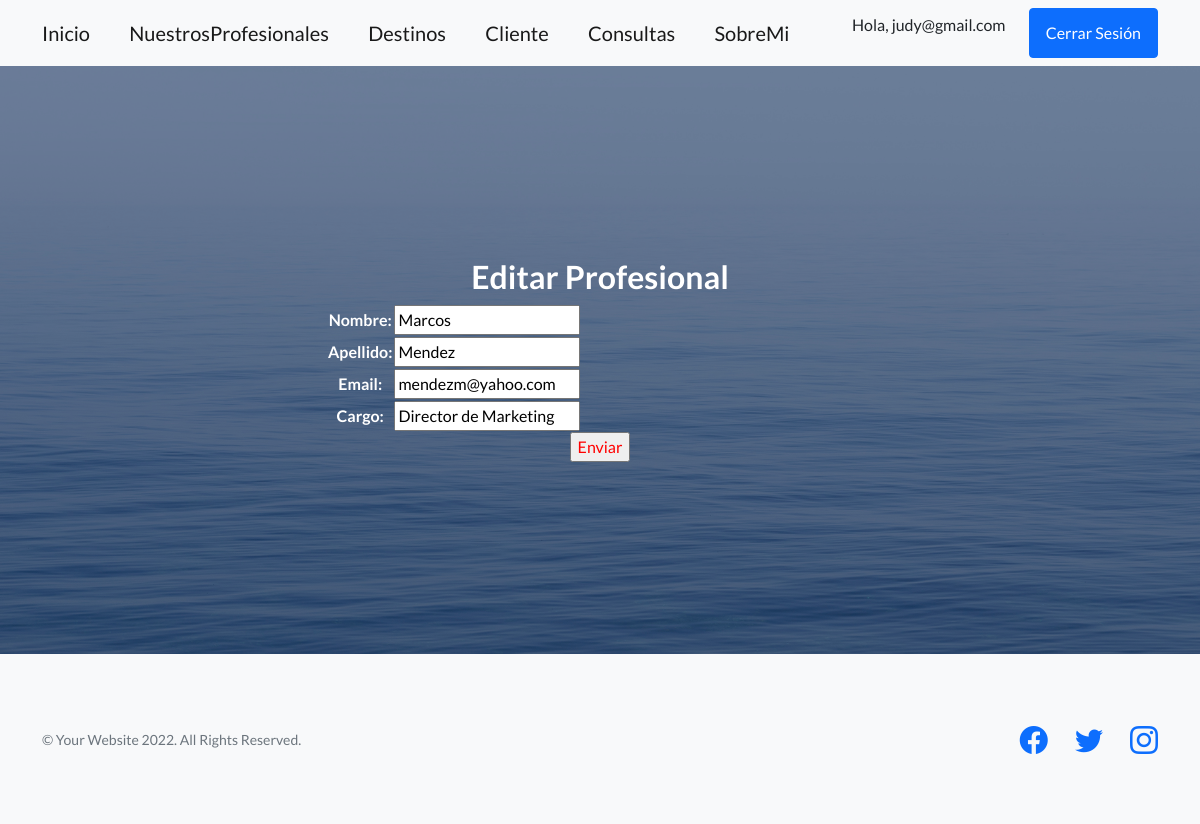
Page /Turismo/editarProfes/Marcos (signed in) on the committed database.
### Turismo/models.py (models this page shows, shortened)
class Profesionales(models.Model):
    nombre = models.CharField(max_length=40)
    apellido = models.CharField(max_length=40)
    email = models.EmailField()
    cargo = models.CharField(max_length=40, default="")
    class Meta:
        verbose_name_plural = "Profesionales"

### Turismo/views.py (the view)
# urls.py: path('editarProfes/<profesional_nombre>', views.editarProfesionales, name="EditarProfes"),
@login_required
def editarProfesionales(request, profesional_nombre):
    profesionales = Profesionales.objects.get(nombre = profesional_nombre)
    if request.method == "POST":
        miFormulario = ProfesionalesFormulario(request.POST)
        if miFormulario.is_valid():
            informacion = miFormulario.cleaned_data
            profesionales.nombre = informacion['nombre']
            profesionales.apellido = informacion['apellido']
            profesionales.email = informacion['email']
            profesionales.cargo = informacion['cargo']
            profesionales.save()
        return render(request, "Turismo/inicio.html")
    else:
            miFormulario = ProfesionalesFormulario(initial={'nombre':profesionales.nombre, 'apellido':profesionales.apellido,
                                                        'email':profesionales.email,'cargo':profesionales.cargo })
    return render(request,"Turismo/editarProfesionales.html", {'miFormulario':miFormulario, 'profesional_nombre':profesional_nombre})

### Turismo/forms.py
class ProfesionalesFormulario(forms.Form):
    nombre = forms.CharField()
    apellido = forms.CharField()
    email = forms.EmailField()
    cargo = forms.CharField()

### Turismo/templates/Turismo/editarProfesionales.html (shortened to what this page needs)
{% extends "Turismo/padre.html" %}
{% load static %}
{% block informacionQueCambia %}
<h2> Editar Profesional</h2>
<form action="" method="POST"> {%csrf_token%}
    <table>
        {{miFormulario.as_table}}
    </table>
    <input type="submit", value="Enviar", style="color:red">
</form>
{% endblock %}

### Turismo/templates/Turismo/padre.html (shortened to what this page needs)
<!DOCTYPE html>
<html lang="en">
    <head>
        {% load static %}
        <link href="https://cdn.jsdelivr.net/npm/bootstrap-icons@1.5.0/font/bootstrap-icons.css" rel="stylesheet" type="text/css" />
        <link href="{% static 'Turismo/css/styles.css' %}" rel="stylesheet" />
    </head>
    <body>
        <nav class="navbar navbar-light bg-light static-top">
            <div class="container">
                <a class="navbar-brand" href="{% url 'Inicio' %}">Inicio</a>
                <a class="navbar-brand" href="{% url 'ListaProfesionales' %}">NuestrosProfesionales</a>
                <a class="navbar-brand" href="{% url 'Destinos' %}">Destinos</a>
                <a class="navbar-brand" href="{% url 'Cliente' %}">Cliente</a>
                <a class="navbar-brand" href="{% url 'Consultas' %}">Consultas</a>
                <a class="navbar-brand" href="{% url 'Abautme' %}">SobreMi</a>
                {% if user.is_authenticated %}
                <p>Hola, {{user.username}}</p>
                <a class="btn btn-primary" href="{% url 'Logout' %}">Cerrar Sesión</a>
                {% else %}
                <a class="btn btn-primary" href="{% url 'Login' %}">Iniciar Sesión</a>
                {% endif %}
            </div>
        </nav>
        <header class="masthead">
            <div class="container position-relative">
                <div class="row justify-content-center">
                    <div class="col-xl-6">
                        <div class="text-center text-white">
                            {% block informacionQueCambia %}
                            {% endblock %}
                        </div>
                    </div>
                </div>
            </div>
        </header>
        <footer class="footer bg-light">
            <div class="container">
                <div class="row">
                    <div class="col-lg-6 h-100 text-center text-lg-start my-auto">
                        <p class="text-muted small mb-4 mb-lg-0">&copy; Your Website 2022. All Rights Reserved.</p>
                    </div>
                    <div class="col-lg-6 h-100 text-center text-lg-end my-auto">
                        <ul class="list-inline mb-0">
                            <li class="list-inline-item me-4">
                                <a href="https://es-la.facebook.com/"><i class="bi-facebook fs-3"></i></a>
                            </li>
                            <li class="list-inline-item me-4">
                                <a href="https://twitter.com"><i class="bi-twitter fs-3"></i></a>
                            </li>
                            <li class="list-inline-item">
                                <a href="https://www.instagram.com"><i class="bi-instagram fs-3"></i></a>
                            </li>
                        </ul>
                    </div>
                </div>
            </div>
        </footer>
    </body>
</html>

### rows in the picture
Profesionales: nombre "Marcos", apellido "Mendez", email "mendezm@yahoo.com", cargo "Director de Marketing"

### other values in the picture
{{ user.username }} "judy@gmail.com"
